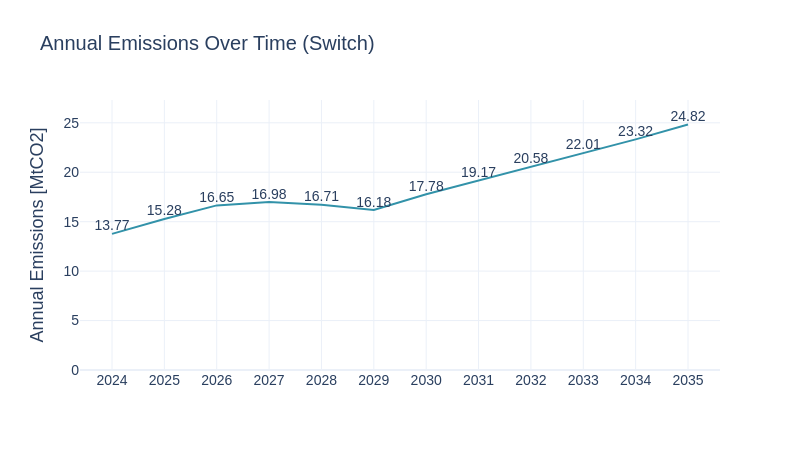

The cell this chart's notebook holds for it:
### Code cell
em_sw = pd.read_csv(model_outputs_path + '/emissions.csv')
em_sw['AnnualEmissions_MtCO2_per_yr'] = em_sw['AnnualEmissions_tCO2_per_yr'] / 1e6
em_sw = em_sw[em_sw['PERIOD'] != years[0]]
sw.scenarios.annual_emmissions(em_sw, 'PERIOD', 'AnnualEmissions_MtCO2_per_yr', scenario_name, 'Switch')

### Figure 1 — Plotly figure (JSON) as saved in the notebook; plotly's stock layout.template omitted (floating-point values rounded to 4 significant figures)
{"data": [{"line": {"color": "#3292A9"}, "mode": "lines+text", "text": ["13.77", "15.28", "16.65", "16.98", "16.71", "16.18", "17.78", "19.17", "20.58", "22.01", "23.32", "24.82"], "textfont": {"family": "Arial", "size": 14}, "textposition": "top center", "type": "scatter", "x": [2024, 2025, 2026, 2027, 2028, 2029, 2030, 2031, 2032, 2033, 2034, 2035], "y": [13.77, 15.28, 16.65, 16.98, 16.71, 16.18, 17.78, 19.17, 20.58, 22.01, 23.32, 24.82]}], "layout": {"font": {"family": "Arial", "size": 16}, "height": 450, "showlegend": false, "title": {"font": {"family": "Arial", "size": 20}, "text": "Annual Emissions Over Time (Switch)"}, "width": 800, "xaxis": {"tickfont": {"family": "Arial", "size": 14}, "tickvals": [2024, 2025, 2026, 2027, 2028, 2029, 2030, 2031, 2032, 2033, 2034, 2035], "title": {"font": {"family": "Arial", "size": 18}, "text": ""}}, "yaxis": {"range": [0, 27.31], "tickfont": {"family": "Arial", "size": 14}, "title": {"font": {"family": "Arial", "size": 18}, "text": "Annual Emissions [MtCO2]"}}}}
